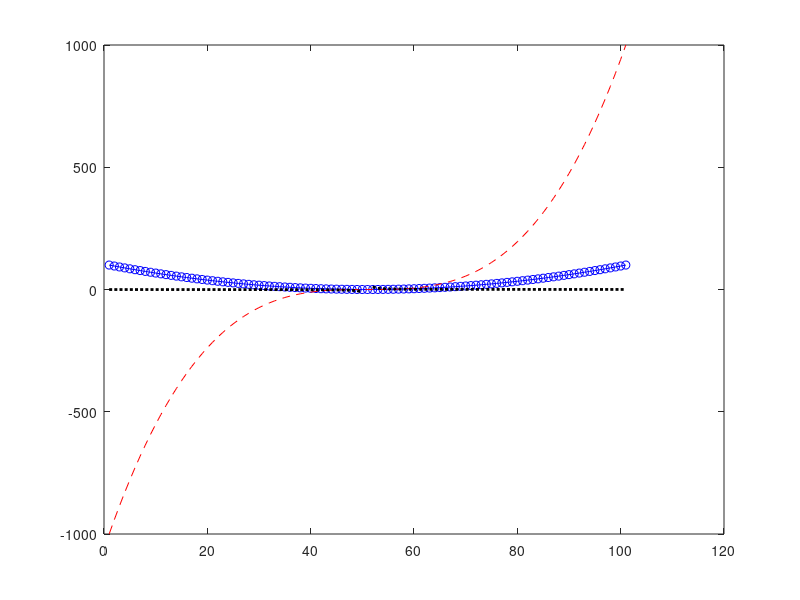

MATLAB code to generate this figure:
x = (-10:0.2:10);
y1 = x.^2;
y2 = x.^3;
y3 = 2 * y1./ y2;
figure;
plot(y1, 'b-o');
hold on;

plot(y2, 'r--');
hold on;

plot(y3, 'k:', 'LineWidth', 2)
hold on;